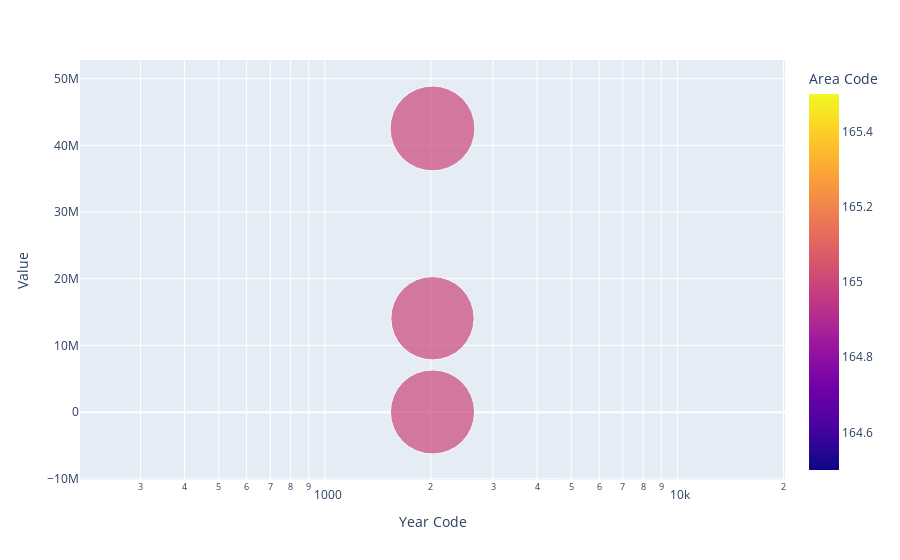

Notebook cell for this chart:
### Code cell
import pandas as pd
import plotly.express as px
pak = pd.read_csv("Pakistan.csv")
#ind = pd.read_csv("India.csv")

fig = px.scatter(pak.query("Year==2020"), x="Year Code", y="Value",
                 size="Element Code", color="Area Code",
                 hover_name="Item Code", log_x=True, size_max=60)
fig.show()

### Figure 1 — Plotly figure (JSON) as saved in the notebook; plotly's stock layout.template omitted (floating-point values rounded to 4 significant figures)
{"data": [{"hovertemplate": "<b>%{hovertext}</b><br><br>Year Code=%{x}<br>Value=%{y}<br>Element Code=%{marker.size}<br>Area Code=%{marker.color}<extra></extra>", "hovertext": [1717, 1717, 1717], "legendgroup": "", "marker": {"color": [165, 165, 165], "coloraxis": "coloraxis", "size": [5312, 5419, 5510], "sizemode": "area", "sizeref": 1.531, "symbol": "circle"}, "mode": "markers", "name": "", "orientation": "v", "showlegend": false, "type": "scatter", "x": [2020, 2020, 2020], "xaxis": "x", "y": [14082566, 30208, 42540915], "yaxis": "y"}], "layout": {"coloraxis": {"colorbar": {"title": {"text": "Area Code"}}, "colorscale": [[0, "#0d0887"], [0.1111, "#46039f"], [0.2222, "#7201a8"], [0.3333, "#9c179e"], [0.4444, "#bd3786"], [0.5556, "#d8576b"], [0.6667, "#ed7953"], [0.7778, "#fb9f3a"], [0.8889, "#fdca26"], [1, "#f0f921"]]}, "legend": {"itemsizing": "constant", "tracegroupgap": 0}, "margin": {"t": 60}, "xaxis": {"anchor": "y", "domain": [0, 1], "title": {"text": "Year Code"}, "type": "log"}, "yaxis": {"anchor": "x", "domain": [0, 1], "title": {"text": "Value"}}}}
